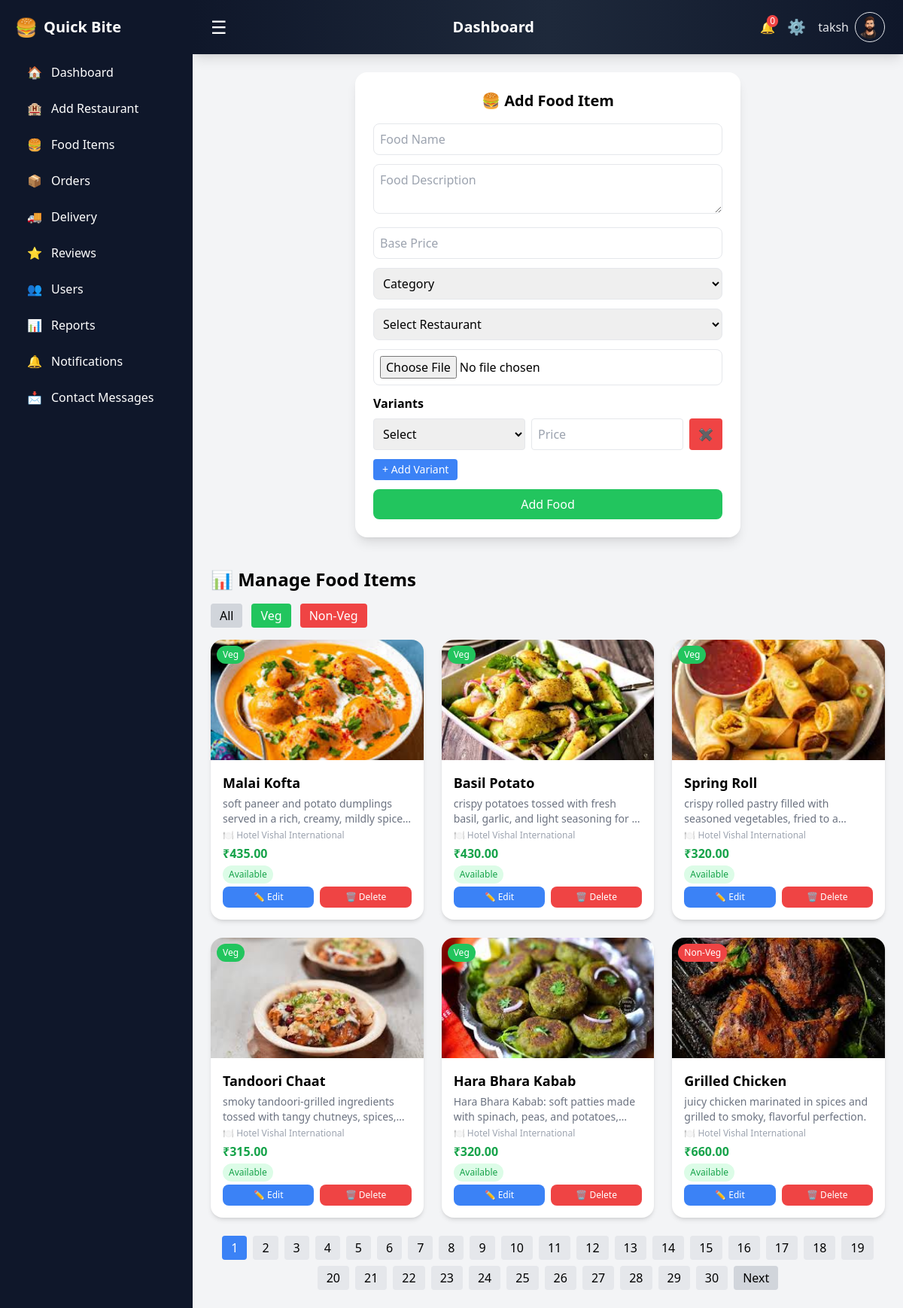
The page /admin/food_items.php (signed in) on the database its author committed.
### tables this page shows
CREATE TABLE `admin_food_items` (
  `food_id` int(11) NOT NULL,
  `hotel_id` int(11) DEFAULT NULL,
  `admin_id` int(11) DEFAULT NULL,
  `name` varchar(150) DEFAULT NULL,
  `description` text DEFAULT NULL,
  `price` decimal(10,2) DEFAULT NULL,
  `category` enum('Veg','Non-Veg') DEFAULT NULL,
  `image` varchar(255) DEFAULT NULL,
  `status` enum('available','unavailable') DEFAULT 'available',
  `created_at` timestamp NOT NULL DEFAULT current_timestamp()
);

CREATE TABLE `admin_restaurants` (
  `hotel_id` int(11) NOT NULL,
  `admin_id` int(11) DEFAULT NULL,
  `name` varchar(150) DEFAULT NULL,
  `description` text DEFAULT NULL,
  `category` enum('veg','nonveg','both') DEFAULT 'both',
  `open_time` enum('06:00 AM','07:00 AM','08:00 AM','09:00 AM','10:00 AM') DEFAULT NULL,
  `close_time` enum('06:00 PM','07:00 PM','08:00 PM','09:00 PM','10:00 PM','11:00 PM') DEFAULT NULL,
  `address` text DEFAULT NULL,
  `phone` varchar(15) DEFAULT NULL,
  `image` varchar(255) DEFAULT NULL,
  `created_at` timestamp NOT NULL DEFAULT current_timestamp()
);

### admin/food_items.php (the view, shortened to what this page needs)
<?php
include("db.php");
$limit = 6;
$page = isset($_GET['page']) ? (int)$_GET['page'] : 1;
$category = isset($_GET['category']) ? $_GET['category'] : '';
$offset = ($page - 1) * $limit;
$where = "";
$count_query = "SELECT COUNT(*) as total FROM admin_food_items f $where";
$count_result = mysqli_query($conn, $count_query);
$total_items = mysqli_fetch_assoc($count_result)['total'];
$total_pages = ceil($total_items / $limit);
$foods = mysqli_query($conn, "
SELECT f.*, r.name AS restaurant_name, r.open_time, r.close_time,
GROUP_CONCAT(CONCAT(v.variant_name, ' - ₹', v.price) SEPARATOR '|') AS variants
FROM admin_food_items f
JOIN admin_restaurants r ON f.hotel_id = r.hotel_id
LEFT JOIN food_variants v ON f.food_id = v.food_id
$where
GROUP BY f.food_id
ORDER BY f.food_id DESC
LIMIT $limit OFFSET $offset
");
?>
<!DOCTYPE html>
<html>
<head>
<script src="https://cdn.tailwindcss.com"></script>
</head>
<body class="bg-gray-100">
<div class="flex h-screen overflow-hidden">
<?php include("sidebar.php"); ?>
<div id="mainContent" class="flex-1 flex flex-col transition-all duration-300 md:ml-64">
<?php include("navbar.php"); ?>
<main class="p-6 overflow-y-auto">
<div class="bg-white p-6 rounded-2xl shadow-lg mb-10 max-w-lg mx-auto">
<h2 class="text-xl font-bold mb-4 text-center">🍔 Add Food Item</h2>
<form id="foodForm" method="POST" enctype="multipart/form-data" class="space-y-3">
<input type="text" name="name" placeholder="Food Name"
class="w-full border p-2 rounded-lg" required>
<textarea name="description" placeholder="Food Description"
class="w-full border p-2 rounded-lg"></textarea>
<input type="number" name="price" placeholder="Base Price"
class="w-full border p-2 rounded-lg">
<select name="category" class="w-full border p-2 rounded-lg" required>
<option value="">Category</option>
</select>
<select name="restaurant_id" class="w-full border p-2 rounded-lg" required>
<option value="">Select Restaurant</option>
</select>
<input type="file" name="image" class="w-full border p-2 rounded-lg">
<div id="variantContainer" class="space-y-2">
<label class="font-semibold">Variants</label>
<div class="flex gap-2">
<select name="variant_name[]" class="border p-2 rounded w-1/2">
<option value="">Select</option>
</select>
<input type="number" name="variant_price[]" placeholder="Price"
class="border p-2 rounded w-1/2">
<button type="button" onclick="removeVariant(this)"
class="bg-red-500 text-white px-3 rounded">✖</button>
</div>
</div>
<button type="button" onclick="addVariant()"
class="bg-blue-500 text-white px-3 py-1 rounded text-sm">
+ Add Variant
</button>
<button name="add_food"
class="bg-green-500 text-white w-full py-2 rounded-lg hover:bg-green-600">
Add Food
</button>
</form>
</div>
<h2 class="text-2xl font-bold mb-4">📊 Manage Food Items</h2>
<div class="flex gap-3 mb-4">
<a href="?category=" class="px-3 py-1 bg-gray-300 rounded">All</a>
<a href="?category=Veg" class="px-3 py-1 bg-green-500 text-white rounded">Veg</a>
<a href="?category=Non-Veg" class="px-3 py-1 bg-red-500 text-white rounded">Non-Veg</a>
</div>
<div class="grid md:grid-cols-3 gap-6">
<?php
$current = strtotime(date("H:i"));
while($f = mysqli_fetch_assoc($foods)){
    $open  = strtotime($f['open_time']);
    $close = strtotime($f['close_time']);
    if ($open < $close) {
        $isRestaurantOpen = ($current >= $open && $current <= $close);
    } else {
        $isRestaurantOpen = ($current >= $open || $current <= $close);
    }
    $finalStatus = ($isRestaurantOpen && $f['status'] == 'available') ? 'available' : 'unavailable';
?>
<div class="bg-white rounded-2xl shadow-md hover:shadow-xl transition overflow-hidden">
<div class="relative">
<img src="uploads/<?php echo $f['image']; ?>"
onerror="this.src='https://via.placeholder.com/300'"
class="h-40 w-full object-cover">
<span class="absolute top-2 left-2 px-2 py-1 text-xs rounded-full
<?php echo ($f['category']=='Veg') ? 'bg-green-500' : 'bg-red-500'; ?> text-white">
<?php echo $f['category']; ?>
</span>
</div>
<div class="p-4 space-y-1">
<h3 class="font-bold text-lg"><?php echo $f['name']; ?></h3>
<p class="text-sm text-gray-500 line-clamp-2">
<?php echo $f['description']; ?>
</p>
<p class="text-xs text-gray-400">
🍽 <?php echo $f['restaurant_name']; ?>
</p>
<div class="flex flex-wrap gap-2 mt-2">
<?php
if(!empty($f['variants'])){
    foreach(explode("|", $f['variants']) as $v){
        echo "<span class='bg-gray-100 px-2 py-1 text-xs rounded'>$v</span>";
    }
} else {
    echo "<span class='text-green-600 font-semibold'>₹".$f['price']."</span>";
}
?>
</div>
<div class="flex justify-between items-center mt-2">
<span class="text-xs px-2 py-1 rounded-full
<?php echo ($finalStatus=='available') ? 'bg-green-100 text-green-600' : 'bg-red-100 text-red-600'; ?>">
<?php echo ucfirst($finalStatus); ?>
</span>
</div>
<div class="flex gap-2 mt-3">
<a href="edit_food.php?id=<?php echo $f['food_id']; ?>"
class="flex-1 text-center text-xs bg-blue-500 text-white py-1.5 rounded-lg">
✏ Edit
</a>
<a href="delete_food.php?id=<?php echo $f['food_id']; ?>"
onclick="return confirm('Delete this item?')"
class="flex-1 text-center text-xs bg-red-500 text-white py-1.5 rounded-lg">
🗑 Delete
</a>
</div>
</div>
</div>
<?php } ?>
</div>
<div class="flex justify-center mt-6 gap-2 flex-wrap">
<?php for($i=1; $i<=$total_pages; $i++){ ?>
<a href="?page=<?php echo $i; ?>&category=<?php echo $category; ?>"
class="px-3 py-1 rounded <?php echo ($i==$page)?'bg-blue-500 text-white':'bg-gray-200'; ?>">
<?php echo $i; ?>
</a>
<?php } ?>
<?php if($page < $total_pages){ ?>
<a href="?page=<?php echo $page+1; ?>&category=<?php echo $category; ?>"
class="px-3 py-1 bg-gray-300 rounded">Next</a>
<?php } ?>
</div>
</main>
</div>
</div>
</body>
</html>

### admin/food_items.php (style rules this page uses)
.line-clamp-2 { display: -webkit-box; -webkit-line-clamp: 2; -webkit-box-orient: vertical; overflow: hidden; }

### rows shown on the page
admin_food_items: image (picture), category "Veg", name "Malai Kofta", description "soft paneer and potato dumplings served in a rich, creamy, mildly…", hotel.name "Hotel Vishal International", price "435.00"
admin_food_items: image (picture), category "Veg", name "Basil Potato", description "crispy potatoes tossed with fresh basil, garlic, and light seasoning for…", hotel.name "Hotel Vishal International", price "430.00"
admin_food_items: image (picture), category "Veg", name "Spring Roll", description "crispy rolled pastry filled with seasoned vegetables, fried to…", hotel.name "Hotel Vishal International", price "320.00"
admin_food_items: image (picture), category "Veg", name "Tandoori Chaat", description "smoky tandoori-grilled ingredients tossed with tangy chutneys,…", hotel.name "Hotel Vishal International", price "315.00"
admin_food_items: image (picture), category "Veg", name "Hara Bhara Kabab", description "Hara Bhara Kabab: soft patties made with spinach, peas, and…", hotel.name "Hotel Vishal International", price "320.00"
admin_food_items: image (picture), category "Non-Veg", name "Grilled Chicken", description "juicy chicken marinated in spices and grilled to smoky, flavorful perfection.", hotel.name "Hotel Vishal International", price "660.00"

### other values the page prints
$_SESSION['admin_name'] "taksh"
